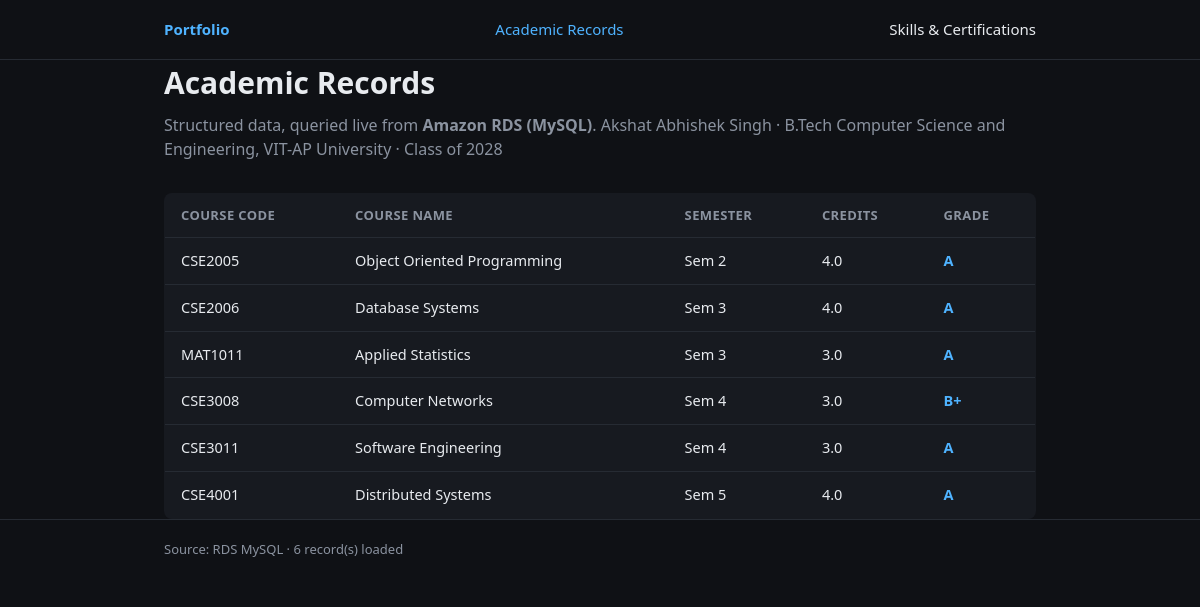
The app's page /academic.php with its own data.
### tables this page shows
CREATE TABLE IF NOT EXISTS students (
  student_id   INT AUTO_INCREMENT PRIMARY KEY,
  full_name    VARCHAR(120) NOT NULL,
  university   VARCHAR(150) NOT NULL,
  program      VARCHAR(150) NOT NULL,
  grad_year    YEAR NOT NULL
);

CREATE TABLE IF NOT EXISTS academic_records (
  record_id    INT AUTO_INCREMENT PRIMARY KEY,
  student_id   INT NOT NULL,
  course_code  VARCHAR(20) NOT NULL,
  course_name  VARCHAR(150) NOT NULL,
  semester     VARCHAR(20) NOT NULL,
  credits      DECIMAL(3,1) NOT NULL,
  grade        VARCHAR(3) NOT NULL,
  FOREIGN KEY (student_id) REFERENCES students(student_id)
);

### academic.php (the view, shortened to what this page needs)
<?php
require_once __DIR__ . '/nav.php';
$records = [];
$error = null;
try {
    $pdo = get_rds_connection();
    $stmt = $pdo->prepare(
        'SELECT s.full_name, s.university, s.program, s.grad_year,
                r.course_code, r.course_name, r.semester, r.credits, r.grade
         FROM academic_records r
         JOIN students s ON s.student_id = r.student_id
         ORDER BY r.semester, r.course_code'
    );
    $stmt->execute();
    $records = $stmt->fetchAll();
} catch (Throwable $e) {
    error_log('academic.php query failed: ' . $e->getMessage());
    $error = 'Could not load academic records right now.';
}
$student = $records[0] ?? null;
?>
<!DOCTYPE html>
<html lang="en">
<head>
<link rel="stylesheet" href="style.css">
</head>
<body>
<?php render_nav('academic'); ?>
<main class="wrap">
  <h1>Academic Records</h1>
  <p class="sub">
    Structured data, queried live from <strong>Amazon RDS (MySQL)</strong>.
    <?php if ($student): ?>
      <?= htmlspecialchars($student['full_name']) ?> · <?= htmlspecialchars($student['program']) ?>,
      <?= htmlspecialchars($student['university']) ?> · Class of <?= htmlspecialchars($student['grad_year']) ?>
    <?php endif; ?>
  </p>
  <?php if ($error): ?>
    <div class="error"><?= htmlspecialchars($error) ?></div>
  <?php else: ?>
    <table>
      <thead>
        <tr>
          <th>Course Code</th><th>Course Name</th><th>Semester</th><th>Credits</th><th>Grade</th>
        </tr>
      </thead>
      <tbody>
        <?php foreach ($records as $r): ?>
        <tr>
          <td data-label="Code"><?= htmlspecialchars($r['course_code']) ?></td>
          <td data-label="Course"><?= htmlspecialchars($r['course_name']) ?></td>
          <td data-label="Semester"><?= htmlspecialchars($r['semester']) ?></td>
          <td data-label="Credits"><?= htmlspecialchars($r['credits']) ?></td>
          <td data-label="Grade" class="grade"><?= htmlspecialchars($r['grade']) ?></td>
        </tr>
        <?php endforeach; ?>
      </tbody>
    </table>
  <?php endif; ?>
</main>
<footer><div class="wrap">Source: RDS MySQL · <?= count($records) ?> record(s) loaded</div></footer>
</body>
</html>

### nav.php
<?php
function render_nav(string $active): void
{
    $items = [
        'home'     => ['index.php', 'Portfolio'],
        'academic' => ['academic.php', 'Academic Records'],
        'skills'   => ['skills.php', 'Skills & Certifications'],
    ];
    echo '<nav class="top"><div class="wrap">';
    foreach ($items as $key => [$href, $label]) {
        $style = $key === $active ? ' style="color:var(--accent)"' : '';
        echo "<a href=\"{$href}\"{$style}>{$label}</a>";
    }
    echo '</div></nav>';
}

### style.css (style rules this page uses)
:root { --bg:#0f1115; --surface:#171a20; --line:#262b33; --text:#e8ebef; --muted:#8b93a0; --accent:#4fb3ff; --head:'Segoe UI',Roboto,system-ui,sans-serif; }
* { box-sizing:border-box; }
body { margin:0;background:var(--bg);color:var(--text);font-family:var(--head);line-height:1.5; }
.wrap { max-width:920px;margin:0 auto;padding:0 24px; }
nav.top { border-bottom:1px solid var(--line);padding:18px 0; }
nav.top .wrap { display:flex;justify-content:space-between;align-items:center;flex-wrap:wrap;gap:12px; }
nav.top a { color:var(--text);text-decoration:none;margin-left:20px;font-size:15px; }
nav.top a:first-child { margin-left:0;font-weight:600;color:var(--accent); }
main { padding:48px 0; }
h1 { font-size:30px;margin:0 0 8px; }
p.sub { color:var(--muted);margin:0 0 32px; }
table { width:100%;border-collapse:collapse;background:var(--surface);border:1px solid var(--line);border-radius:8px;overflow:hidden; }
th,td { padding:12px 16px;text-align:left;border-bottom:1px solid var(--line);font-size:14.5px; }
th { color:var(--muted);font-weight:600;font-size:13px;text-transform:uppercase;letter-spacing:.03em; }
tr:last-child td { border-bottom:none; }
.grade { font-weight:600;color:var(--accent); }
footer { border-top:1px solid var(--line);padding:20px 0;color:var(--muted);font-size:13px; }

### records on screen
students: full_name "Akshat Abhishek Singh", program "B.Tech Computer Science and Engineering", university "VIT-AP University", grad_year "2028"
academic_records: course_code "CSE2005", course_name "Object Oriented Programming", semester "Sem 2", credits "4.0", grade "A"
academic_records: course_code "CSE2006", course_name "Database Systems", semester "Sem 3", credits "4.0", grade "A"
academic_records: course_code "MAT1011", course_name "Applied Statistics", semester "Sem 3", credits "3.0", grade "A"
academic_records: course_code "CSE3008", course_name "Computer Networks", semester "Sem 4", credits "3.0", grade "B+"
academic_records: course_code "CSE3011", course_name "Software Engineering", semester "Sem 4", credits "3.0", grade "A"
academic_records: course_code "CSE4001", course_name "Distributed Systems", semester "Sem 5", credits "4.0", grade "A"

### other values on screen
$label "Portfolio"
$label "Academic Records"
$label "Skills & Certifications"
count($records) "6"
